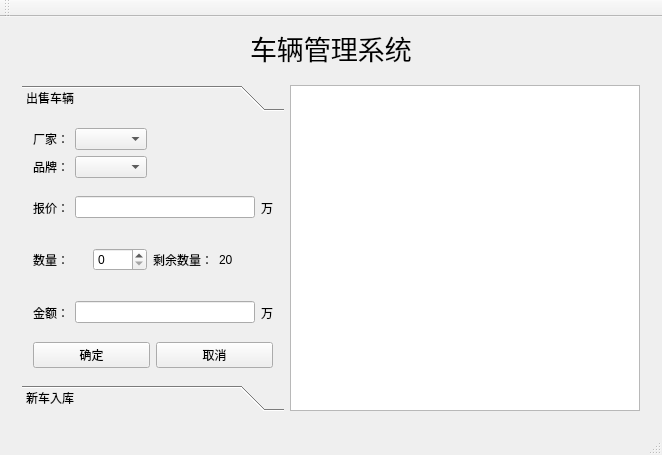
<?xml version="1.0" encoding="UTF-8"?>
<ui version="4.0">
 <class>MainWindow</class>
 <widget class="QMainWindow" name="MainWindow">
  <property name="geometry">
   <rect>
    <x>0</x>
    <y>0</y>
    <width>662</width>
    <height>455</height>
   </rect>
  </property>
  <property name="windowTitle">
   <string>MainWindow</string>
  </property>
  <widget class="QWidget" name="centralWidget">
   <layout class="QGridLayout" name="gridLayout">
    <item row="0" column="0">
     <spacer name="horizontalSpacer">
      <property name="orientation">
       <enum>Qt::Horizontal</enum>
      </property>
      <property name="sizeHint" stdset="0">
       <size>
        <width>208</width>
        <height>20</height>
       </size>
      </property>
     </spacer>
    </item>
    <item row="0" column="1">
     <widget class="QLabel" name="label">
      <property name="font">
       <font>
        <family>楷体</family>
        <pointsize>20</pointsize>
       </font>
      </property>
      <property name="text">
       <string>车辆管理系统</string>
      </property>
     </widget>
    </item>
    <item row="0" column="2">
     <spacer name="horizontalSpacer_2">
      <property name="orientation">
       <enum>Qt::Horizontal</enum>
      </property>
      <property name="sizeHint" stdset="0">
       <size>
        <width>208</width>
        <height>20</height>
       </size>
      </property>
     </spacer>
    </item>
    <item row="1" column="0" colspan="3">
     <widget class="QStackedWidget" name="stackedWidget">
      <widget class="QWidget" name="car">
       <layout class="QGridLayout" name="gridLayout_2">
        <item row="0" column="2">
         <widget class="QTextEdit" name="textEdit">
          <property name="enabled">
           <bool>true</bool>
          </property>
          <property name="sizePolicy">
           <sizepolicy hsizetype="Expanding" vsizetype="Preferred">
            <horstretch>200</horstretch>
            <verstretch>0</verstretch>
           </sizepolicy>
          </property>
          <property name="minimumSize">
           <size>
            <width>0</width>
            <height>0</height>
           </size>
          </property>
          <property name="readOnly">
           <bool>true</bool>
          </property>
         </widget>
        </item>
        <item row="0" column="1">
         <widget class="QToolBox" name="toolBox">
          <property name="sizePolicy">
           <sizepolicy hsizetype="Expanding" vsizetype="Preferred">
            <horstretch>150</horstretch>
            <verstretch>0</verstretch>
           </sizepolicy>
          </property>
          <property name="minimumSize">
           <size>
            <width>0</width>
            <height>0</height>
           </size>
          </property>
          <property name="currentIndex">
           <number>0</number>
          </property>
          <widget class="QWidget" name="page">
           <property name="geometry">
            <rect>
             <x>0</x>
             <y>0</y>
             <width>262</width>
             <height>246</height>
            </rect>
           </property>
           <attribute name="label">
            <string>出售车辆</string>
           </attribute>
           <layout class="QGridLayout" name="gridLayout_3">
            <item row="0" column="0">
             <layout class="QHBoxLayout" name="horizontalLayout">
              <item>
               <widget class="QLabel" name="label_2">
                <property name="text">
                 <string>厂家：</string>
                </property>
               </widget>
              </item>
              <item>
               <widget class="QComboBox" name="comboBoxFactory"/>
              </item>
              <item>
               <spacer name="horizontalSpacer_3">
                <property name="orientation">
                 <enum>Qt::Horizontal</enum>
                </property>
                <property name="sizeHint" stdset="0">
                 <size>
                  <width>40</width>
                  <height>20</height>
                 </size>
                </property>
               </spacer>
              </item>
             </layout>
            </item>
            <item row="1" column="0">
             <layout class="QHBoxLayout" name="horizontalLayout_2">
              <item>
               <widget class="QLabel" name="label_3">
                <property name="text">
                 <string>品牌：</string>
                </property>
               </widget>
              </item>
              <item>
               <widget class="QComboBox" name="comboBoxBrand"/>
              </item>
              <item>
               <spacer name="horizontalSpacer_4">
                <property name="orientation">
                 <enum>Qt::Horizontal</enum>
                </property>
                <property name="sizeHint" stdset="0">
                 <size>
                  <width>40</width>
                  <height>20</height>
                 </size>
                </property>
               </spacer>
              </item>
             </layout>
            </item>
            <item row="2" column="0">
             <layout class="QHBoxLayout" name="horizontalLayout_3">
              <item>
               <widget class="QLabel" name="label_4">
                <property name="text">
                 <string>报价：</string>
                </property>
               </widget>
              </item>
              <item>
               <widget class="QLineEdit" name="lineEditPrice"/>
              </item>
              <item>
               <widget class="QLabel" name="label_5">
                <property name="text">
                 <string>万</string>
                </property>
               </widget>
              </item>
             </layout>
            </item>
            <item row="3" column="0">
             <layout class="QHBoxLayout" name="horizontalLayout_4">
              <item>
               <widget class="QLabel" name="label_6">
                <property name="text">
                 <string>数量：</string>
                </property>
               </widget>
              </item>
              <item>
               <widget class="QSpinBox" name="spinBox"/>
              </item>
              <item>
               <widget class="QLabel" name="label_7">
                <property name="text">
                 <string>剩余数量：</string>
                </property>
               </widget>
              </item>
              <item>
               <widget class="QLabel" name="labelLast">
                <property name="text">
                 <string>20</string>
                </property>
               </widget>
              </item>
             </layout>
            </item>
            <item row="4" column="0">
             <layout class="QHBoxLayout" name="horizontalLayout_5">
              <item>
               <widget class="QLabel" name="label_10">
                <property name="text">
                 <string>金额：</string>
                </property>
               </widget>
              </item>
              <item>
               <widget class="QLineEdit" name="lineEditTotal"/>
              </item>
              <item>
               <widget class="QLabel" name="label_9">
                <property name="text">
                 <string>万</string>
                </property>
               </widget>
              </item>
             </layout>
            </item>
            <item row="5" column="0">
             <layout class="QHBoxLayout" name="horizontalLayout_6">
              <item>
               <widget class="QPushButton" name="pushButton">
                <property name="text">
                 <string>确定</string>
                </property>
               </widget>
              </item>
              <item>
               <widget class="QPushButton" name="pushButton_2">
                <property name="text">
                 <string>取消</string>
                </property>
               </widget>
              </item>
             </layout>
            </item>
           </layout>
          </widget>
          <widget class="QWidget" name="page_2">
           <property name="geometry">
            <rect>
             <x>0</x>
             <y>0</y>
             <width>262</width>
             <height>246</height>
            </rect>
           </property>
           <attribute name="label">
            <string>新车入库</string>
           </attribute>
          </widget>
         </widget>
        </item>
       </layout>
      </widget>
      <widget class="QWidget" name="calc"/>
     </widget>
    </item>
   </layout>
  </widget>
  <widget class="QMenuBar" name="menuBar">
   <property name="geometry">
    <rect>
     <x>0</x>
     <y>0</y>
     <width>662</width>
     <height>26</height>
    </rect>
   </property>
  </widget>
  <widget class="QToolBar" name="mainToolBar">
   <attribute name="toolBarArea">
    <enum>TopToolBarArea</enum>
   </attribute>
   <attribute name="toolBarBreak">
    <bool>false</bool>
   </attribute>
  </widget>
  <widget class="QStatusBar" name="statusBar"/>
 </widget>
 <layoutdefault spacing="6" margin="11"/>
 <resources/>
 <connections/>
</ui>
